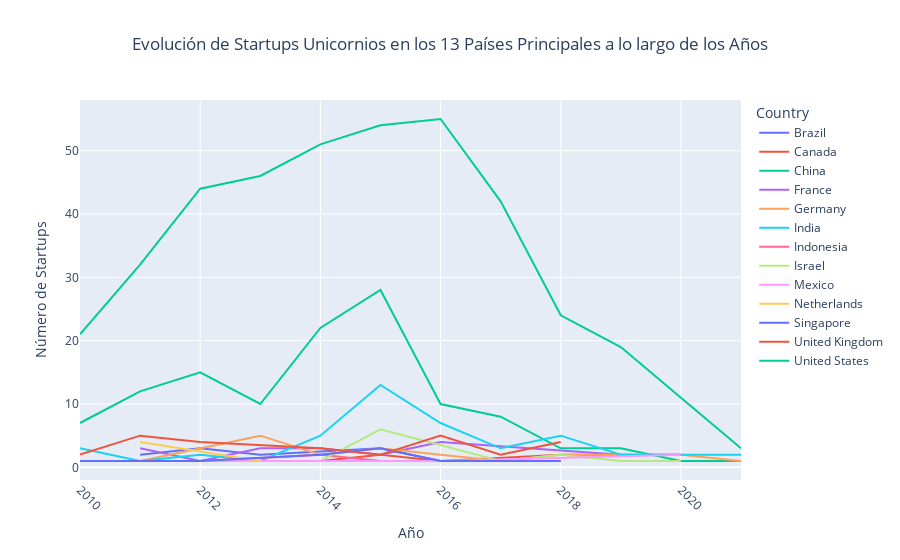

Source (notebook cell):
### Code cell
# Convierte la columna "Founded Year" a valores numéricos
df_unicorns['Founded Year'] = pd.to_numeric(df_unicorns['Founded Year'], errors='coerce')

# Filtra unicornios creados a partir de 2010
df_unicorns_recent = df_unicorns[df_unicorns['Founded Year'] >= 2010]

# Crea un DataFrame con el recuento de unicornios por país
startup_counts = df_unicorns_recent.groupby(['Country']).size().reset_index(name='Count')

# Ordena el DataFrame por el número de startups de manera descendente
startup_counts = startup_counts.sort_values(by='Count', ascending=False)

# Selecciona los 13 países con más startups
top_13_countries = startup_counts.head(13)

# Crea un DataFrame con el recuento de unicornios por país y año
startup_counts = df_unicorns_recent.groupby(['Country', 'Founded Year']).size().reset_index(name='Count')

# Filtra las filas solo para los países que están en el top 13
startup_counts = startup_counts[startup_counts['Country'].isin(top_13_countries['Country'])]

# Crea un gráfico de líneas
fig = px.line(startup_counts, x='Founded Year', y='Count', color='Country',
              labels={'Founded Year': 'Año', 'Count': 'Número de Startups'},
              title='Evolución de Startups Unicornios en los 13 Países Principales a lo largo de los Años')

# Añade rotación a las etiquetas del eje x
fig.update_xaxes(tickangle=45)
# Centra el título de la gráfica
fig.update_layout(title_text='Evolución de Startups Unicornios en los 13 Países Principales a lo largo de los Años', title_x=0.5)

# Muestra el gráfico
fig.show()

### Figure 1 — Plotly figure (JSON) as saved in the notebook; plotly's stock layout.template omitted (floating-point values rounded to 4 significant figures)
{"data": [{"hovertemplate": "Country=Brazil<br>Año=%{x}<br>Número de Startups=%{y}<extra></extra>", "legendgroup": "Brazil", "line": {"color": "#636efa", "dash": "solid"}, "marker": {"symbol": "circle"}, "mode": "lines", "name": "Brazil", "orientation": "v", "showlegend": true, "type": "scatter", "x": [2011, 2012, 2013, 2015, 2016, 2018], "xaxis": "x", "y": [2, 3, 2, 3, 1, 1], "yaxis": "y"}, {"hovertemplate": "Country=Canada<br>Año=%{x}<br>Número de Startups=%{y}<extra></extra>", "legendgroup": "Canada", "line": {"color": "#EF553B", "dash": "solid"}, "marker": {"symbol": "circle"}, "mode": "lines", "name": "Canada", "orientation": "v", "showlegend": true, "type": "scatter", "x": [2010, 2011, 2014, 2015, 2016, 2018, 2020], "xaxis": "x", "y": [1, 1, 1, 2, 1, 2, 2], "yaxis": "y"}, {"hovertemplate": "Country=China<br>Año=%{x}<br>Número de Startups=%{y}<extra></extra>", "legendgroup": "China", "line": {"color": "#00cc96", "dash": "solid"}, "marker": {"symbol": "circle"}, "mode": "lines", "name": "China", "orientation": "v", "showlegend": true, "type": "scatter", "x": [2010, 2011, 2012, 2013, 2014, 2015, 2016, 2017, 2018, 2019, 2020, 2021], "xaxis": "x", "y": [7, 12, 15, 10, 22, 28, 10, 8, 3, 3, 1, 1], "yaxis": "y"}, {"hovertemplate": "Country=France<br>Año=%{x}<br>Número de Startups=%{y}<extra></extra>", "legendgroup": "France", "line": {"color": "#ab63fa", "dash": "solid"}, "marker": {"symbol": "circle"}, "mode": "lines", "name": "France", "orientation": "v", "showlegend": true, "type": "scatter", "x": [2011, 2012, 2013, 2014, 2015, 2016, 2019], "xaxis": "x", "y": [3, 1, 3, 3, 2, 4, 2], "yaxis": "y"}, {"hovertemplate": "Country=Germany<br>Año=%{x}<br>Número de Startups=%{y}<extra></extra>", "legendgroup": "Germany", "line": {"color": "#FFA15A", "dash": "solid"}, "marker": {"symbol": "circle"}, "mode": "lines", "name": "Germany", "orientation": "v", "showlegend": true, "type": "scatter", "x": [2011, 2013, 2014, 2015, 2016, 2017, 2018, 2020, 2021], "xaxis": "x", "y": [1, 5, 2, 3, 2, 1, 2, 2, 1], "yaxis": "y"}, {"hovertemplate": "Country=India<br>Año=%{x}<br>Número de Startups=%{y}<extra></extra>", "legendgroup": "India", "line": {"color": "#19d3f3", "dash": "solid"}, "marker": {"symbol": "circle"}, "mode": "lines", "name": "India", "orientation": "v", "showlegend": true, "type": "scatter", "x": [2010, 2011, 2012, 2013, 2014, 2015, 2016, 2017, 2018, 2019, 2021], "xaxis": "x", "y": [3, 1, 2, 1, 5, 13, 7, 3, 5, 2, 2], "yaxis": "y"}, {"hovertemplate": "Country=Indonesia<br>Año=%{x}<br>Número de Startups=%{y}<extra></extra>", "legendgroup": "Indonesia", "line": {"color": "#FF6692", "dash": "solid"}, "marker": {"symbol": "circle"}, "mode": "lines", "name": "Indonesia", "orientation": "v", "showlegend": true, "type": "scatter", "x": [2012, 2014, 2015, 2017, 2018], "xaxis": "x", "y": [1, 2, 1, 1, 1], "yaxis": "y"}, {"hovertemplate": "Country=Israel<br>Año=%{x}<br>Número de Startups=%{y}<extra></extra>", "legendgroup": "Israel", "line": {"color": "#B6E880", "dash": "solid"}, "marker": {"symbol": "circle"}, "mode": "lines", "name": "Israel", "orientation": "v", "showlegend": true, "type": "scatter", "x": [2010, 2012, 2013, 2014, 2015, 2017, 2018, 2019, 2020], "xaxis": "x", "y": [1, 1, 1, 1, 6, 1, 2, 1, 1], "yaxis": "y"}, {"hovertemplate": "Country=Mexico<br>Año=%{x}<br>Número de Startups=%{y}<extra></extra>", "legendgroup": "Mexico", "line": {"color": "#FF97FF", "dash": "solid"}, "marker": {"symbol": "circle"}, "mode": "lines", "name": "Mexico", "orientation": "v", "showlegend": true, "type": "scatter", "x": [2012, 2013, 2014, 2016, 2020], "xaxis": "x", "y": [1, 1, 1, 1, 2], "yaxis": "y"}, {"hovertemplate": "Country=Netherlands<br>Año=%{x}<br>Número de Startups=%{y}<extra></extra>", "legendgroup": "Netherlands", "line": {"color": "#FECB52", "dash": "solid"}, "marker": {"symbol": "circle"}, "mode": "lines", "name": "Netherlands", "orientation": "v", "showlegend": true, "type": "scatter", "x": [2011, 2013], "xaxis": "x", "y": [4, 1], "yaxis": "y"}, {"hovertemplate": "Country=Singapore<br>Año=%{x}<br>Número de Startups=%{y}<extra></extra>", "legendgroup": "Singapore", "line": {"color": "#636efa", "dash": "solid"}, "marker": {"symbol": "circle"}, "mode": "lines", "name": "Singapore", "orientation": "v", "showlegend": true, "type": "scatter", "x": [2010, 2011, 2012, 2014, 2015, 2016, 2018], "xaxis": "x", "y": [1, 1, 1, 2, 3, 1, 1], "yaxis": "y"}, {"hovertemplate": "Country=United Kingdom<br>Año=%{x}<br>Número de Startups=%{y}<extra></extra>", "legendgroup": "United Kingdom", "line": {"color": "#EF553B", "dash": "solid"}, "marker": {"symbol": "circle"}, "mode": "lines", "name": "United Kingdom", "orientation": "v", "showlegend": true, "type": "scatter", "x": [2010, 2011, 2012, 2014, 2015, 2016, 2017, 2018], "xaxis": "x", "y": [2, 5, 4, 3, 2, 5, 2, 4], "yaxis": "y"}, {"hovertemplate": "Country=United States<br>Año=%{x}<br>Número de Startups=%{y}<extra></extra>", "legendgroup": "United States", "line": {"color": "#00cc96", "dash": "solid"}, "marker": {"symbol": "circle"}, "mode": "lines", "name": "United States", "orientation": "v", "showlegend": true, "type": "scatter", "x": [2010, 2011, 2012, 2013, 2014, 2015, 2016, 2017, 2018, 2019, 2020, 2021], "xaxis": "x", "y": [21, 32, 44, 46, 51, 54, 55, 42, 24, 19, 11, 3], "yaxis": "y"}], "layout": {"legend": {"title": {"text": "Country"}, "tracegroupgap": 0}, "title": {"text": "Evolución de Startups Unicornios en los 13 Países Principales a lo largo de los Años", "x": 0.5}, "xaxis": {"anchor": "y", "domain": [0, 1], "tickangle": 45, "title": {"text": "Año"}}, "yaxis": {"anchor": "x", "domain": [0, 1], "title": {"text": "Número de Startups"}}}}
